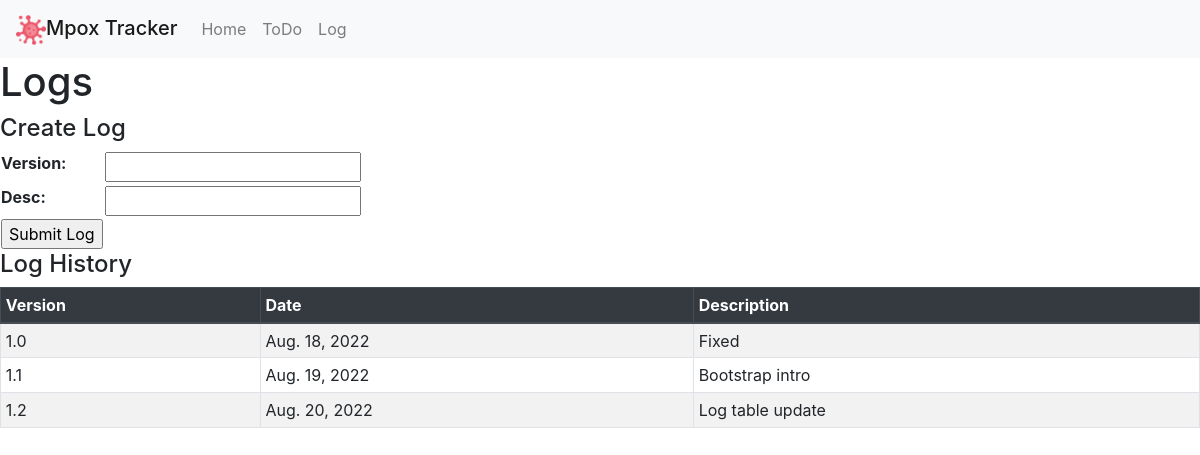
Before: /log with the older database file.
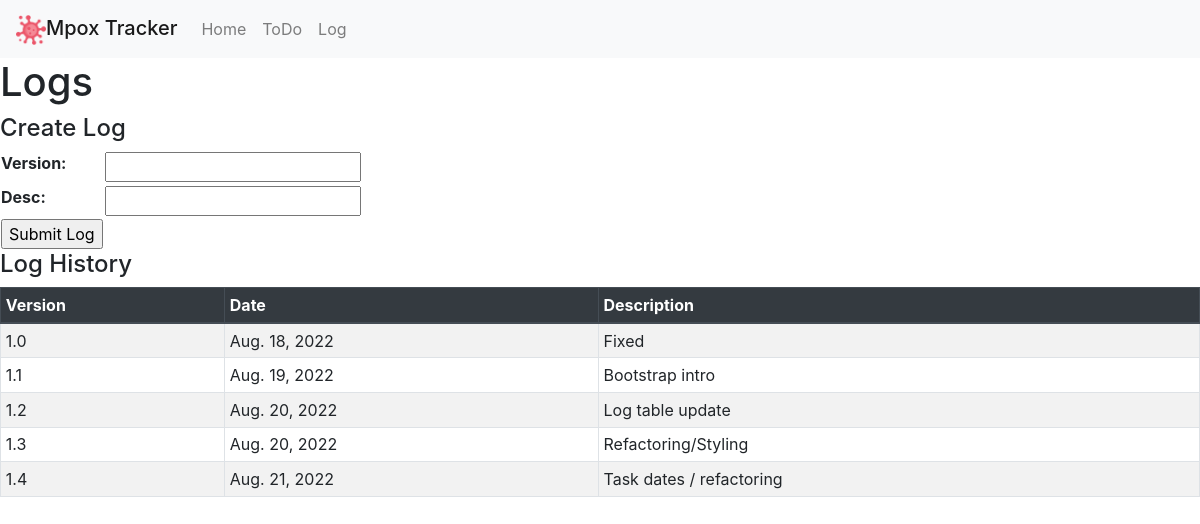
After: the same page with the newer database file.
### app/models.py (models this page shows, shortened)
class LogEntry(models.Model):
    version = models.FloatField(null=True, blank=True)
    date = models.DateField(auto_now=True)
    desc = models.CharField(blank=False, max_length=100)

### app/views.py (the view)
# urls.py: path('log', views.log, name='log'),
def log(request):
    if request.method == 'GET':
        logs = LogEntry.objects.all()
        form = LogEntryForm()
        context = {
            "logs": logs,
            "form": form
        }
        return render(request, 'app/log.html', context)
    else:
        form = LogEntryForm(request.POST)
        if form.is_valid():
            entry = form.save()
            return redirect("log")

### app/forms.py
class LogEntryForm(ModelForm):
    class Meta:
        model = LogEntry
        exclude = []

### app/templates/app/log.html (shortened to what this page needs)
{% extends "app/layout.html" %}
{% block body %}
<h1>Logs</h1>
<h4>Create Log</h4>
<form class="createLog" action="{% url 'log' %}" method="post">
    <table>
        {{ form.as_table }}
        <td>
            <input type="submit" value="Submit Log">
        </td>
    </table>
</form>
<h4>Log History</h4>
<table class="table table-striped table-bordered table-hover table-sm">
    <thead class="thead-dark">
        <tr>
            <th>Version</th>
            <th>Date</th>
            <th>Description</th>
        </tr>
    </thead>
    <tbody>
        {% for log in logs %}
        <tr>
            <td>{{ log.version }}</td>
            <td>{{ log.date }}</td>
            <td>{{ log.desc }}</td>
        </tr>
        {% endfor %}
    </tbody>
</table>
{% endblock %}

Changed rows visible on the page:
added LogEntry: version "1.3", date "Aug. 20, 2022", desc "Refactoring/Styling"
added LogEntry: version "1.4", date "Aug. 21, 2022", desc "Task dates / refactoring"
